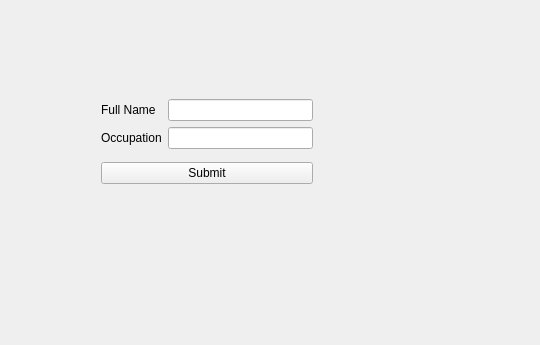
<?xml version="1.0" encoding="UTF-8"?>
<ui version="4.0">
 <class>Form</class>
 <widget class="QWidget" name="Form">
  <property name="geometry">
   <rect>
    <x>0</x>
    <y>0</y>
    <width>540</width>
    <height>345</height>
   </rect>
  </property>
  <property name="windowTitle">
   <string>Form</string>
  </property>
  <widget class="QWidget" name="">
   <property name="geometry">
    <rect>
     <x>101</x>
     <y>92</y>
     <width>212</width>
     <height>99</height>
    </rect>
   </property>
   <layout class="QVBoxLayout" name="verticalLayout_3">
    <item>
     <layout class="QHBoxLayout" name="horizontalLayout">
      <item>
       <layout class="QVBoxLayout" name="verticalLayout_2">
        <item>
         <widget class="QLabel" name="fullname_label">
          <property name="text">
           <string>Full Name</string>
          </property>
         </widget>
        </item>
        <item>
         <widget class="QLabel" name="occupation_label">
          <property name="text">
           <string>Occupation</string>
          </property>
         </widget>
        </item>
       </layout>
      </item>
      <item>
       <layout class="QVBoxLayout" name="verticalLayout">
        <item>
         <widget class="QLineEdit" name="fullname_lineedit"/>
        </item>
        <item>
         <widget class="QLineEdit" name="occupation_lineedit"/>
        </item>
       </layout>
      </item>
     </layout>
    </item>
    <item>
     <widget class="QPushButton" name="submit_button">
      <property name="text">
       <string>Submit</string>
      </property>
     </widget>
    </item>
   </layout>
  </widget>
 </widget>
 <resources/>
 <connections/>
</ui>
